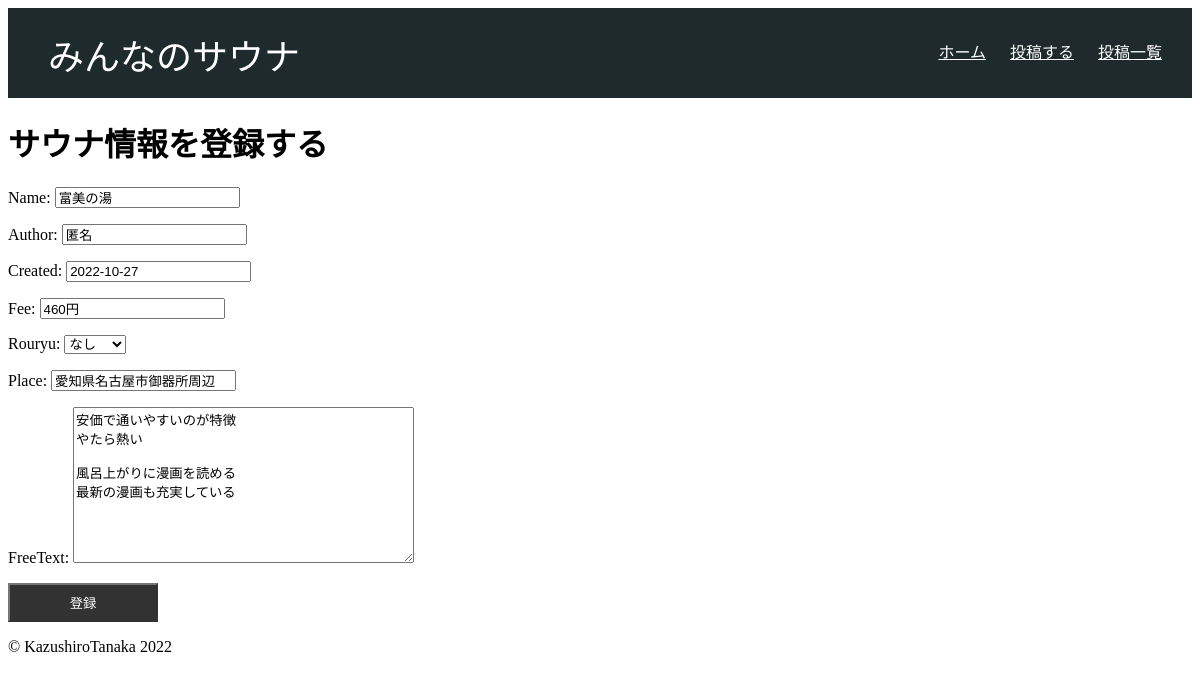
The page /update/4 (signed in) on the database its author committed.
### blog/models.py (models this page shows, shortened)
class SaunaImformation(models.Model):
    ROURYU_CHOICE = (
        (True,'あり'),
        (False,'なし'),
    )
    name = models.CharField( max_length=100)
    author = models.CharField( max_length=100, default = "")
    created = models.DateField(default = date.today)
    fee =  models.CharField(max_length=100,default = " ")
    rouryu = models.BooleanField(choices=ROURYU_CHOICE)
    place = models.CharField(max_length = 50)
    FreeText =  models.TextField()

### blog/views.py (the view, shortened to what this page needs)
# urls.py: path('update/<int:pk>',login_required(views.Sauna_update.as_view()),name='update'),
class Sauna_update(UpdateView):
    fields = ("name","author","created","fee","rouryu","place","FreeText")
    model = models.SaunaImformation
    template_name = "blog/sauna_form.html"

### blog/templates/blog/sauna_form.html (shortened to what this page needs)
{% extends "blog/base.html" %}
{% block main %}
<h1>サウナ情報を登録する</h1>
  <form method="POST">
    {{ form.as_p }}
    <input type="submit" class='btn btn-primary' value="登録">
  </form>
{% endblock %}

### blog/static/main.css (style rules this page uses)
.btn { padding:8px 24px 8px 24px; color:white; display:inline-block; opacity:0.8; background-color:black; width: 150px; }

### rows shown on the page
SaunaImformation: name "富美の湯", author "匿名", created "2022-10-27", fee "460円", rouryu "なし", place "愛知県名古屋市御器所周辺", FreeText "安価で通いやすいのが特徴 やたら熱い 風呂上がりに漫画を読める 最新の漫画も充実している"
